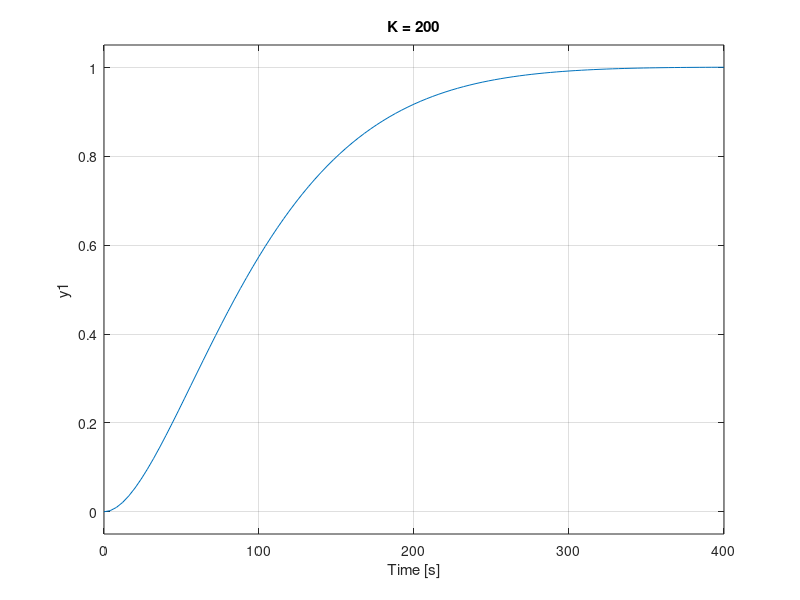

Source code (MATLAB): (Note: this script raises an error after producing the figure.)

a = 1/30;
c = 1.667e-6;

K = [200 400 1000 2000];

for i = 1:length(K)

    num = c*K(i);
    den = [1 a c*K(i)];

    sys = tf(num,den);

    subplot(2,2,i)
    step(sys,400)
    title(['K = ',num2str(K(i))])
    grid on

    info = stepinfo(sys);

    disp(['K = ',num2str(K(i))])
    disp(['Rise Time = ',num2str(info.RiseTime)])
    disp(['Overshoot = ',num2str(info.Overshoot)])
    disp(' ')
end
